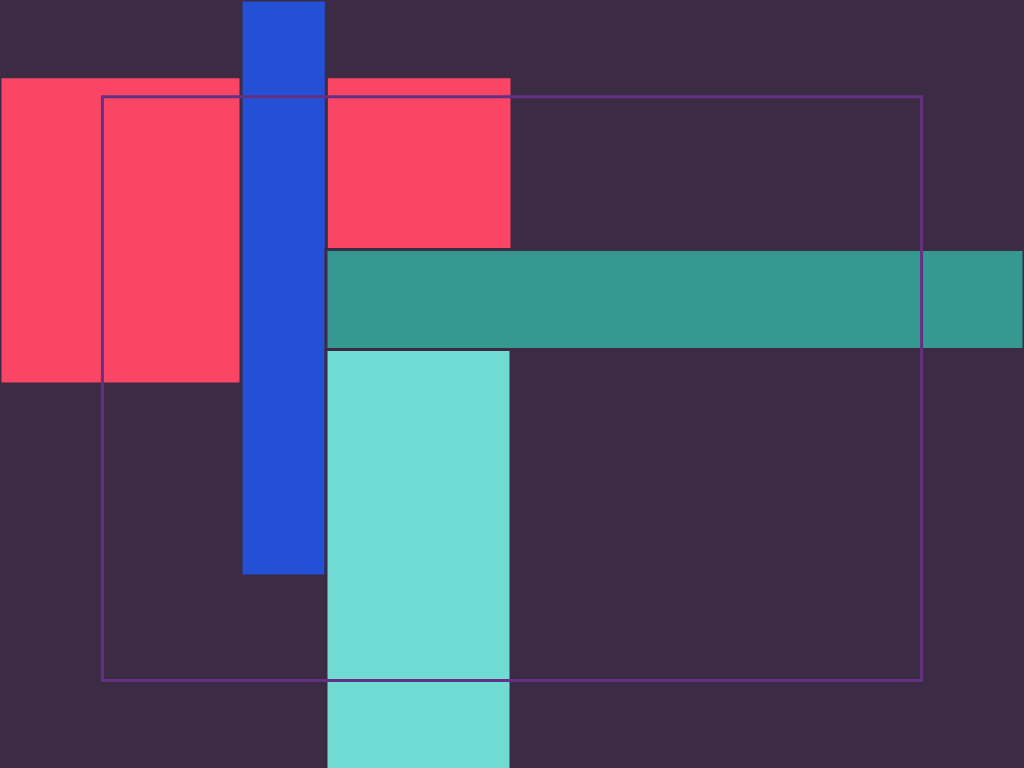
Frame 1 (no input)
Frame 60 (no input): identical to frame 1, image omitted
Frame 120 (the mouse pressed at the canvas centre since frame 60): identical to frame 1, image omitted

The p5.js sketch that drew this single still picture (run headless with seeded random() and noise() and a simulated clock; from frame 60 on, the mouse is pressed at the canvas centre):

// p5.js sketch
// ── sketch.js
/* Color array */
let myColors = [
  "rgba(250,70,100, 0.2)", // pink
  "rgba(36,80,214, 0.2)", // blue
  "rgba(53, 153, 146, 0.2)", // teal
  "rgba(111, 219, 210, 0.2)", // light teal
];
let myPurple = "rgba(59, 43, 68, 0.9)";
let x = 100; // x location
let y = 180; // y location
let ellipseWidth = 0; // used to size circles
let squareSize = 0; //used to size squares
let arrayItem = 0; // used to pull values from array
let clickToggle = false; // controls transformation
let canvasHeight = 768;
let canvasWidth = 1024;

function setup() {
  createCanvas(canvasWidth, canvasHeight);
  /* Building foundation base inspired by the Bauhaus painting */
  background(59, 43, 68);
  fill(250, 70, 100); // pink
  stroke(59, 43, 68); // purple outlines on rectangles
  strokeWeight(3);
  rect(0, canvasHeight / 10, canvasWidth / 2, (canvasHeight / 10) * 4);
  fill(36, 80, 214); // blue
  rect(canvasWidth / 4 - 15, 0, canvasWidth / 12, (canvasHeight / 4) * 3);
  fill(53, 153, 146); //teal
  rect(
    canvasWidth / 4 + 70,
    (canvasHeight / 4) * 1.3,
    canvasWidth - (canvasWidth / 4 + 70),
    100
  );
  fill(111, 219, 210); // light teal
  rect(
    canvasWidth / 4 + 70,
    (canvasHeight / 4) * 1.3 + 100,
    canvasWidth / 4 - 71,
    canvasHeight - (canvasHeight / 4) * 1.3 + 100
  );
  fill(0, 0, 0, 0); // set no fill
  stroke(100, 49, 130); // set outline color - lighter purple
  rect(
    canvasWidth / 10,
    canvasHeight / 10 + 20,
    (canvasWidth / 10) * 8,
    (canvasHeight / 10) * 7.6
  );
}

function draw() {
  // controls transformation to base drawing created in setup

  // allows user to toggle transformations on/off with mouse click
  if (clickToggle) {
    // set in mouseClicked function defined below

    // change x and y values to random locations within canvas size
    x = round(random(0, +canvasWidth));
    y = round(random(0, +canvasHeight));

    noStroke(); // set no outline on squares
    arrayItem = round(random(0, 3)); // choose value used to call color for myColors array
    fill(myColors[arrayItem]); // choose random color

    //translates origin to place squares randomly on canvas
    translate(x, y);

    //create small square
    squareSize = round(random(1, 65)); // changes square sizes randomly
    beginShape();
    vertex(0, 0);
    vertex(squareSize, 0);
    vertex(squareSize, squareSize);
    vertex(0, squareSize);
    endShape(CLOSE);

    for (let i = 0; i <= 10; i++) {
      // resets x and y values for circle locations
      x = round(random(0, +canvasWidth));
      y = round(random(0, +canvasHeight));

      //translates origin to place circles randomly on canvas
      translate(x, y);
      fill(myPurple); // purple
      ellipseWidth = round(random(1, 50)); // changes size of circles randomly
      ellipse(0, 0, ellipseWidth);
    }
  }
}
// this function sets the clickToggle variable when mouse is clicked
function mouseClicked() {
  if (clickToggle) {
    // if value is tru change to false
    clickToggle = false;
  } else {
    // else value is false and change to true
    clickToggle = true;
  }
}

// ── styles.css
/* #home {
  background-image: url("../images/BAA15DF1-C734-4785-92A9-66A2DB64B2D7_1_105_c.jpeg");
  height: 100%;
} */
body {
  background-color: #dee0df; 
  font-family: Arial, Helvetica, sans-serif;
}
h1,h2,h3 {
  color: #3b2b44;
  font-family: Arial, Helvetica, sans-serif;
  margin: 1rem;
  padding: 0;
}
h4 {
  color: #3b2b44;
  font-family: Arial, Helvetica, sans-serif;
  margin: 0 0 0.5rem 1.5rem;
  padding: 0;
}

.fit-picture{
  margin: 1rem;
  padding: 0;
}
p, section{
  margin: 1.5rem;
  padding: 0;
  width: 1000px;
  font-size: 1.5rem;;
}
li{
  margin: 1rem;
}

.p5Canvas{
  margin: 0 0 0 1.5rem;
  padding: 0;
}
